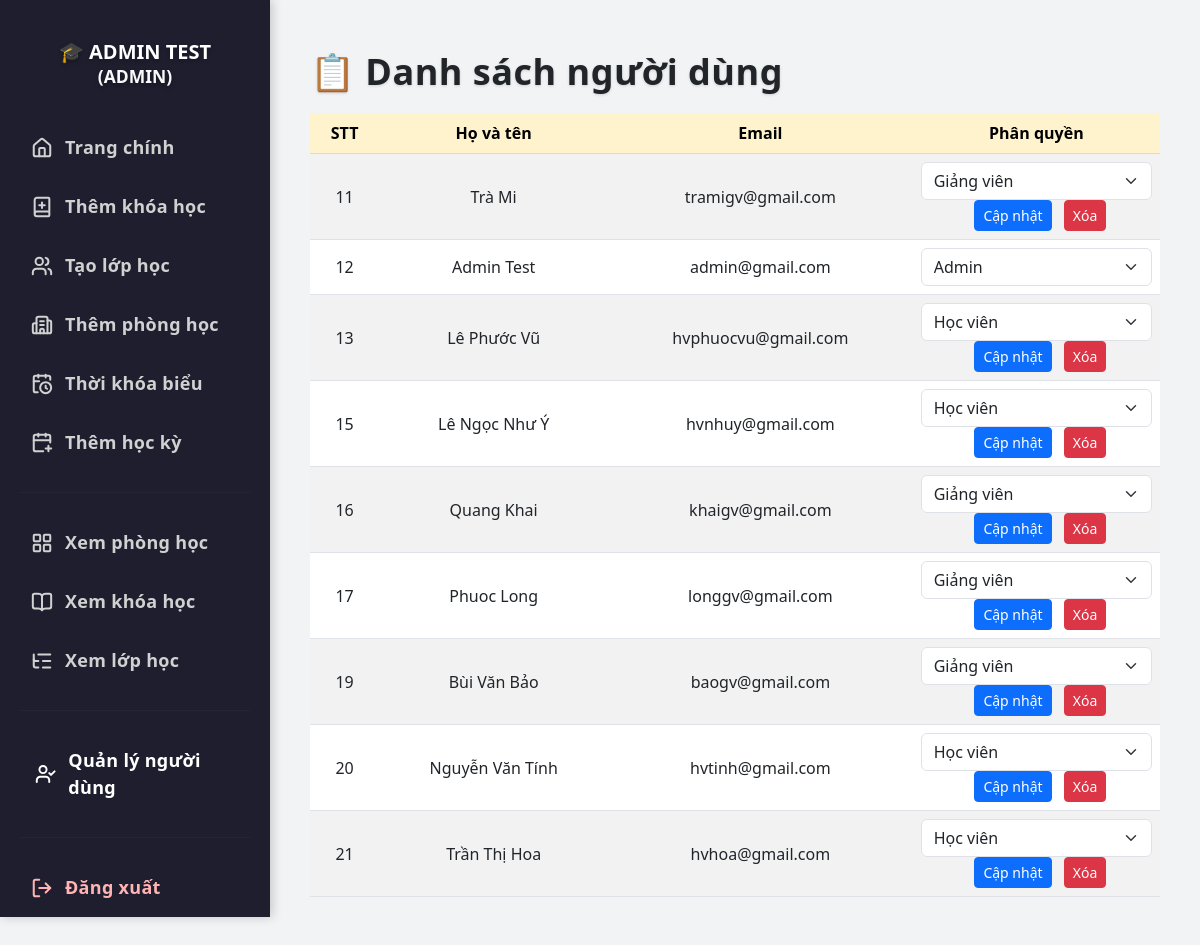
Page /view-users (signed in) on the earlier database version.
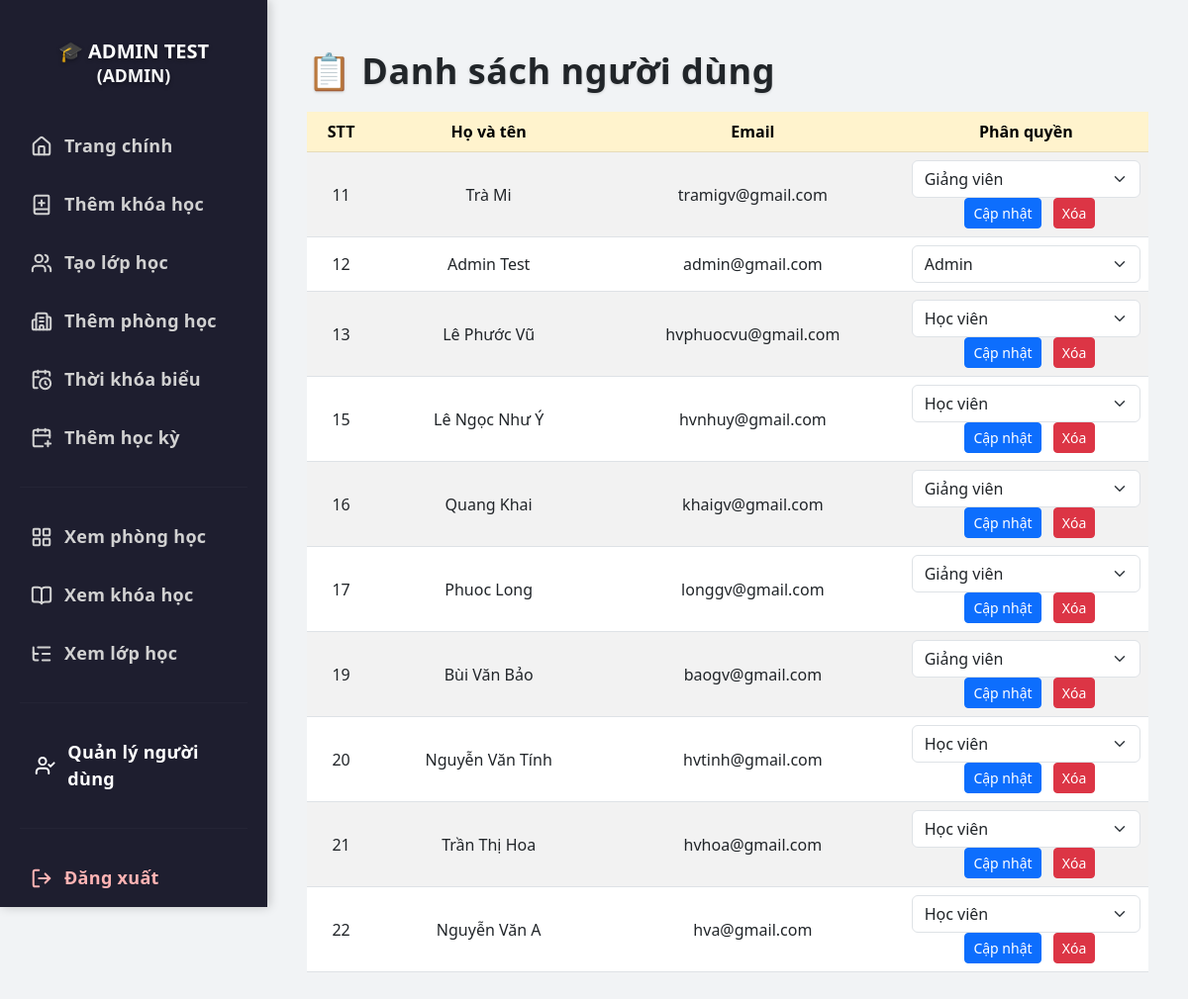
Same page on the later database version.
### tables this page shows
CREATE TABLE users (
            id INTEGER PRIMARY KEY AUTOINCREMENT,
            full_name TEXT NOT NULL,
            email TEXT NOT NULL UNIQUE,
            password TEXT NOT NULL,
            role TEXT NOT NULL CHECK (role IN ('student', 'teacher', 'admin')),
            dob DATE,                
            phone TEXT,             
            gender TEXT CHECK (gender IN ('male', 'female', 'other')), 
            cccd TEXT              
        , image TEXT);

### app.py (the view)
@app.route('/view-users')
@login_required
def view_users():
    if current_user.role != 'admin':
        return "Không có quyền truy cập", 403
    conn = sqlite3.connect('database.db')
    cursor = conn.cursor()
    users = cursor.execute("SELECT id, full_name, email, role FROM users").fetchall()
    conn.close()
    return render_template('admin/view_users.html', user=current_user, users=users)

### app.py (called while the page is built)
@login_manager.user_loader
def load_user(user_id):
    conn = sqlite3.connect('database.db')
    cursor = conn.cursor()
    cursor.execute("SELECT id, full_name, email, role, image FROM users WHERE id = ?", (user_id,))
    row = cursor.fetchone()
    conn.close()
    if row:
        return User(*row)
    return None

### templates/admin/view_users.html (shortened to what this page needs)
<!DOCTYPE html>
<html lang="vi">
<head>
  <link href="https://cdn.jsdelivr.net/npm/bootstrap@5.3.0/dist/css/bootstrap.min.css" rel="stylesheet">
</head>
<body>
<div class="sidebar">
  {% if user.role == 'admin' %}
    <h4>🎓 {{ user.full_name }}<br><small class="text-light">(ADMIN)</small></h4>
  {% elif user.role == 'teacher' %}
    <h4>👨‍🏫 {{ user.full_name }}<br><small class="text-light">(GIẢNG VIÊN)</small></h4>
  {% else %}
    <h4>👩‍🎓 {{ user.full_name }}<br><small class="text-light">(Sinh viên)</small></h4>
  {% endif %}
  <a href="/dashboard"><i data-lucide="home"></i>Trang chính</a>
  <a href="{{ url_for('add_course') }}"><i data-lucide="book-plus"></i>Thêm khóa học</a>
  <a href="{{ url_for('add_class') }}"><i data-lucide="users"></i>Tạo lớp học</a>
  <a href="{{ url_for('add_room') }}"><i data-lucide="building-2"></i>Thêm phòng học</a>
  <a href="{{ url_for('add_schedule') }}"><i data-lucide="calendar-clock"></i>Thời khóa biểu</a>
  <a href="{{ url_for('add_semester') }}"><i data-lucide="calendar-plus"></i>Thêm học kỳ</a>
  <hr>
  <a href="{{ url_for('view_rooms') }}"><i data-lucide="layout-grid"></i>Xem phòng học</a>
  <a href="{{ url_for('view_courses') }}"><i data-lucide="book-open"></i>Xem khóa học</a>
  <a href="{{ url_for('view_classes') }}"><i data-lucide="list-tree"></i>Xem lớp học</a>
  <hr>
  <a href="{{ url_for('view_users') }}" class="active"><i data-lucide="user-check"></i>Quản lý người dùng</a>
  <hr>
  <a href="{{ url_for('logout') }}" class="logout-link"><i data-lucide="log-out"></i>Đăng xuất</a>
</div>
<div class="main-content">
  <h2>📋 Danh sách người dùng</h2>
  <div class="table-responsive">
    <table class="table table-striped table-hover align-middle">
      <thead class="table-warning text-center">
        <tr>
          <th scope="col">STT</th>
          <th scope="col">Họ và tên</th>
          <th scope="col">Email</th>
          <th scope="col">Phân quyền</th>
        </tr>
      </thead>
      <tbody class="text-center">
        {% for c in users %}
        <tr>
          <td>{{ c[0] }}</td>
          <td>{{ c[1] }}</td>
          <td>{{ c[2] }}</td>
          <td>
            <select id="role-{{ c[0] }}" class="form-select">
              <option value="student" {% if c[3] == 'student' %}selected{% endif %}>Học viên</option>
              <option value="teacher" {% if c[3] == 'teacher' %}selected{% endif %}>Giảng viên</option>
              <option value="admin" {% if c[3] == 'admin' %}selected{% endif %} disabled>Admin</option>
            </select>
            {% if c[3] != 'admin' %}
            <button type="button" class="btn btn-primary btn-sm ms-2" onclick="showPasswordPopup({{ c[0] }})">Cập nhật</button>
            <form method="POST" action="{{ url_for('delete_user', user_id=c[0]) }}" class="d-inline">
              <button type="submit" class="btn btn-sm btn-danger ms-2"
                      onclick="return confirm('Bạn có chắc chắn muốn xóa người dùng này?');">Xóa</button>
            </form>
            {% endif %}
          </td>
        </tr>
        {% endfor %}
      </tbody>
    </table>
  </div>
</div>
</body>
</html>

Differences in the rows shown:
added users: id "22", full_name "Nguyễn Văn A", email "hva@gmail.com", role+id "Học viên"
